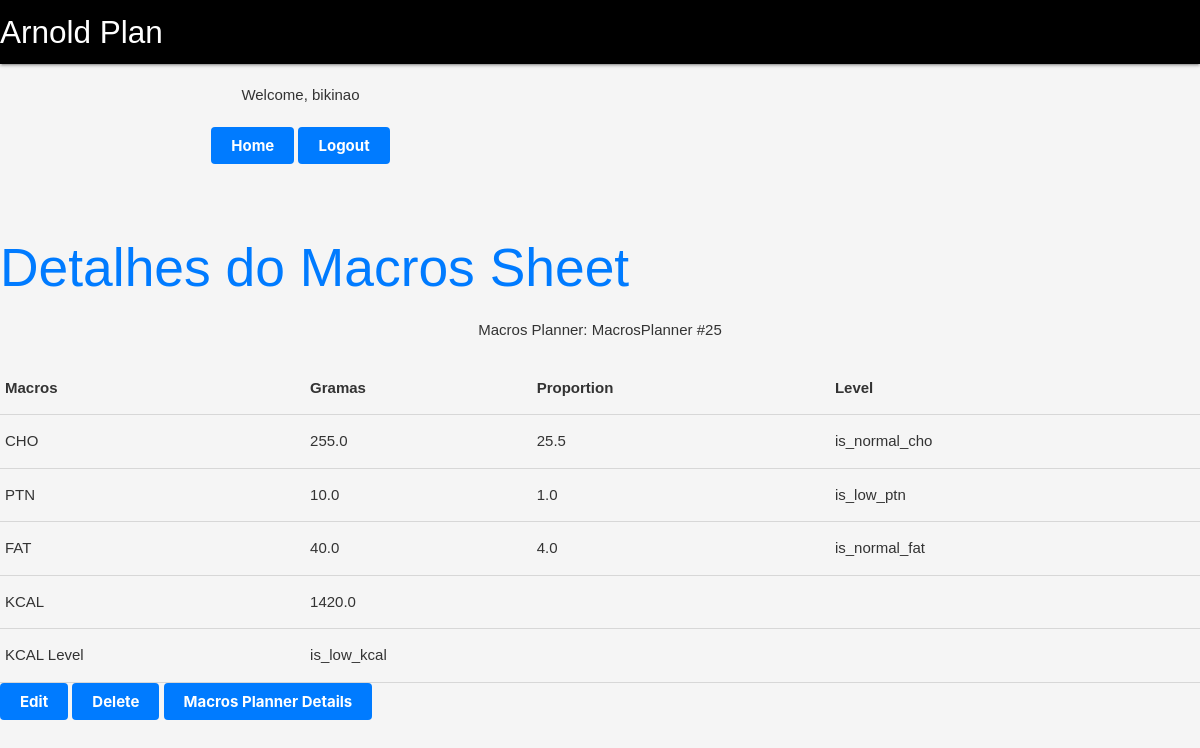
The app's page /macros_sheet/38/details/ (signed in) with its own data.
### macros_sheet/models.py (models this page shows, shortened)
class MacrosSheet(models.Model):
    macros_planner = models.ForeignKey(MacrosPlanner, on_delete=models.CASCADE, default=None)
    week = models.PositiveIntegerField(default=0)  # Suponha que você já tenha dados existentes, então padrão para 0
    cho = models.FloatField(default=1, validators=[MinValueValidator(1)])
    ptn = models.FloatField(default=1, validators=[MinValueValidator(1)])
    fat = models.FloatField(default=1, validators=[MinValueValidator(1)])
    kcal = models.FloatField(default=0)
    kcal_level = models.CharField(max_length=20, default=KcalLevel.is_normal_kcal.name)
    cho_level = models.CharField(max_length=20, default=ChoLevel.is_normal_cho.name)
    ptn_level = models.CharField(max_length=20, default=PtnLevel.is_normal_ptn.name)
    fat_level = models.CharField(max_length=20, default=FatLevel.is_normal_fat.name)
    cho_proportion = models.FloatField(default=0)
    ptn_proportion = models.FloatField(default=0)
    fat_proportion = models.FloatField(default=0)

### macros_planner/models.py (models this page shows)
class MacrosPlanner(models.Model):
    profile = models.ForeignKey(Profile, on_delete=models.CASCADE, default=None)
    def __str__(self):
        return (f"MacrosPlanner #{self.id}")

### macros_sheet/views.py (the view)
# urls.py: path('macros_sheet/<int:pk>/details/', views.macros_sheet_details, name='macros_sheet_details'),
@login_required
def macros_sheet_details(request, pk):
    macros_sheet = get_object_or_404(MacrosSheet, pk=pk)
    return render(request, 'macros_sheet/macros_sheet_details.html', {'macros_sheet': macros_sheet})

### macros_sheet/templates/macros_sheet/macros_sheet_details.html
{% extends 'home.html' %}
{% block content %}
  <h2>Detalhes do Macros Sheet</h2>
  <p>Macros Planner: {{ macros_sheet.macros_planner }}</p>
  <table>
    <tr>
      <th>Macros</th>
      <th>Gramas</th>
      <th>Proportion</th>
      <th>Level</th>
    </tr>
    <tr>
      <td>CHO</td>
      <td>{{ macros_sheet.cho }}</td>
      <td>{{ macros_sheet.cho_proportion }}</td>
      <td>{{ macros_sheet.cho_level }}</td>
    </tr>
    <tr>
      <td>PTN</td>
      <td>{{ macros_sheet.ptn }}</td>
      <td>{{ macros_sheet.ptn_proportion }}</td>
      <td>{{ macros_sheet.ptn_level }}</td>
    </tr>
    <tr>
      <td>FAT</td>
      <td>{{ macros_sheet.fat }}</td>
      <td>{{ macros_sheet.fat_proportion }}</td>
      <td>{{ macros_sheet.fat_level }}</td>
    </tr>
    <tr>
      <td>KCAL</td>
      <td colspan="3">{{ macros_sheet.kcal }}</td>
    </tr>
    <tr>
      <td>KCAL Level</td>
      <td colspan="3">{{ macros_sheet.kcal_level }}</td>
    </tr>
  </table>
<td>
  <button onclick="window.location.href='{% url 'macros_sheet:macros_sheet_update' macros_sheet.pk %}'" >Edit</button>
  <button onclick="window.location.href='{% url 'macros_sheet:macros_sheet_delete' macros_sheet.pk %}'" ">Delete</button>
</td>
  <td>
    <button onclick="window.location.href='{% url 'macros_planner:macros_planner_details' macros_sheet.macros_planner.pk %}'" ">Macros Planner Details</button>
    </td>
{% endblock %}

### templates/home.html (shortened to what this page needs)
<!DOCTYPE html>
<html>
    <head>
  </head>
  <body>
    {% load static %}
    <link rel="stylesheet" type="text/css" href="{% static 'css/style.css' %}">
    <body>
    <link rel="stylesheet" href="https://cdnjs.cloudflare.com/ajax/libs/materialize/1.0.0/css/materialize.min.css">
        <nav>
            <div class="nav-wrapper"style="background-color: black">
              <a href="#" class="brand-logo">Arnold Plan</a>
            </div>
          </nav>
          <div class="container text-dark mt-5">
            <div class="row justify-content-md-center">
              <div class="col md-5 p-3">
                {% if user.is_authenticated%}
                <p>Welcome, {{user.username}}</p>
                <button onclick="window.location.href='{% url 'dashboard' %}'" class="button">Home</button>
                <button onclick="window.location.href='{% url 'account_logout' %}'" class="button">Logout</button>
                {%else%}
                <button class="button"><a href="http://127.0.0.1:8000/accounts/login/">Login</a></button>
                <button class="button"><a href="http://127.0.0.1:8000/accounts/signup/">Sign Up</a></button>
                {%endif%}
              </div>
            </div>
          </div>
          <main>
            {% block content %}{% endblock %}
        </main>
    </body>
</html>

### profile_/static/css/style.css (style rules this page uses)
body, h1, h2, h3, p, ul, li { margin: 0; padding: 0; }
body { font-family: Arial, sans-serif; background-color: #f5f5f5; color: #333; }
.container { max-width: 1200px; margin: 0 auto; padding: 20px; }
h1, h2, h3 { color: #007BFF; }
h2 { font-size: 24px; }
p { margin-bottom: 20px; }
button { display: inline-block; padding: 10px 20px; font-size: 16px; font-weight: bold; text-align: center; text-decoration: none; border: none; border-radius: 4px; cursor: pointer; transition: background-color 0.3s; color: white; background-color: #007BFF; }

### templates/home.html (style rules this page uses)
p { text-align: center; }

### records on screen
MacrosSheet: macros_planner "MacrosPlanner #25", cho "255.0", cho_proportion "25.5", cho_level "is_normal_cho", ptn "10.0", ptn_proportion "1.0", ptn_level "is_low_ptn", fat "40.0", fat_proportion "4.0", fat_level "is_normal_fat", kcal "1420.0", kcal_level "is_low_kcal"

### other values on screen
{{ user.username }} "bikinao"
